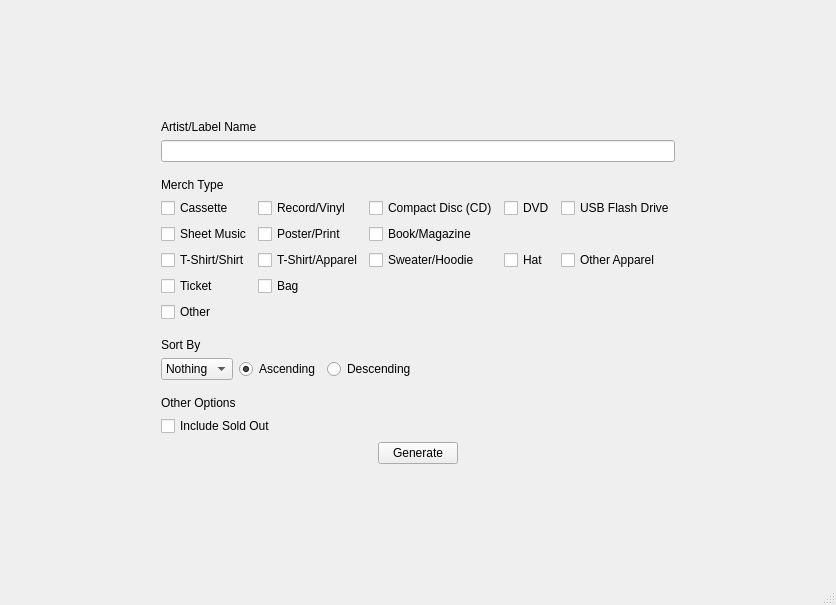
<?xml version="1.0" encoding="UTF-8"?>
<ui version="4.0">
 <class>MainWindow</class>
 <widget class="QMainWindow" name="MainWindow">
  <property name="geometry">
   <rect>
    <x>0</x>
    <y>0</y>
    <width>836</width>
    <height>605</height>
   </rect>
  </property>
  <property name="windowTitle">
   <string>MainWindow</string>
  </property>
  <widget class="QWidget" name="centralwidget">
   <layout class="QGridLayout" name="gridLayout_2">
    <item row="1" column="1">
     <layout class="QVBoxLayout" name="vlayout">
      <property name="sizeConstraint">
       <enum>QLayout::SetFixedSize</enum>
      </property>
      <item>
       <widget class="QLabel" name="label">
        <property name="sizePolicy">
         <sizepolicy hsizetype="Preferred" vsizetype="Fixed">
          <horstretch>0</horstretch>
          <verstretch>0</verstretch>
         </sizepolicy>
        </property>
        <property name="text">
         <string>Artist/Label Name </string>
        </property>
       </widget>
      </item>
      <item>
       <widget class="QLineEdit" name="label_edit"/>
      </item>
      <item>
       <spacer name="verticalSpacer_4">
        <property name="orientation">
         <enum>Qt::Vertical</enum>
        </property>
        <property name="sizeHint" stdset="0">
         <size>
          <width>20</width>
          <height>10</height>
         </size>
        </property>
       </spacer>
      </item>
      <item>
       <widget class="QLabel" name="label_3">
        <property name="text">
         <string>Merch Type</string>
        </property>
       </widget>
      </item>
      <item>
       <layout class="QGridLayout" name="gridLayout">
        <property name="topMargin">
         <number>0</number>
        </property>
        <item row="3" column="3">
         <widget class="QCheckBox" name="checkBox_5">
          <property name="text">
           <string>Hat</string>
          </property>
          <attribute name="buttonGroup">
           <string notr="true">type_btns</string>
          </attribute>
         </widget>
        </item>
        <item row="0" column="0">
         <widget class="QCheckBox" name="checkBox_15">
          <property name="text">
           <string>Cassette</string>
          </property>
          <attribute name="buttonGroup">
           <string notr="true">type_btns</string>
          </attribute>
         </widget>
        </item>
        <item row="5" column="1">
         <widget class="QCheckBox" name="checkBox_12">
          <property name="text">
           <string>Bag</string>
          </property>
          <attribute name="buttonGroup">
           <string notr="true">type_btns</string>
          </attribute>
         </widget>
        </item>
        <item row="3" column="4">
         <widget class="QCheckBox" name="checkBox_13">
          <property name="text">
           <string>Other Apparel</string>
          </property>
          <attribute name="buttonGroup">
           <string notr="true">type_btns</string>
          </attribute>
         </widget>
        </item>
        <item row="3" column="0">
         <widget class="QCheckBox" name="checkBox_2">
          <property name="text">
           <string>T-Shirt/Shirt</string>
          </property>
          <attribute name="buttonGroup">
           <string notr="true">type_btns</string>
          </attribute>
         </widget>
        </item>
        <item row="1" column="0">
         <widget class="QCheckBox" name="checkBox_8">
          <property name="text">
           <string>Sheet Music</string>
          </property>
          <attribute name="buttonGroup">
           <string notr="true">type_btns</string>
          </attribute>
         </widget>
        </item>
        <item row="0" column="2">
         <widget class="QCheckBox" name="checkBox_16">
          <property name="text">
           <string>Compact Disc (CD)</string>
          </property>
          <attribute name="buttonGroup">
           <string notr="true">type_btns</string>
          </attribute>
         </widget>
        </item>
        <item row="5" column="0">
         <widget class="QCheckBox" name="checkBox_11">
          <property name="text">
           <string>Ticket</string>
          </property>
          <attribute name="buttonGroup">
           <string notr="true">type_btns</string>
          </attribute>
         </widget>
        </item>
        <item row="3" column="2">
         <widget class="QCheckBox" name="checkBox_3">
          <property name="text">
           <string>Sweater/Hoodie</string>
          </property>
          <attribute name="buttonGroup">
           <string notr="true">type_btns</string>
          </attribute>
         </widget>
        </item>
        <item row="0" column="4">
         <widget class="QCheckBox" name="checkBox_7">
          <property name="text">
           <string>USB Flash Drive</string>
          </property>
          <attribute name="buttonGroup">
           <string notr="true">type_btns</string>
          </attribute>
         </widget>
        </item>
        <item row="1" column="2">
         <widget class="QCheckBox" name="checkBox_14">
          <property name="text">
           <string>Book/Magazine</string>
          </property>
          <attribute name="buttonGroup">
           <string notr="true">type_btns</string>
          </attribute>
         </widget>
        </item>
        <item row="0" column="1">
         <widget class="QCheckBox" name="checkBox_10">
          <property name="text">
           <string>Record/Vinyl</string>
          </property>
          <attribute name="buttonGroup">
           <string notr="true">type_btns</string>
          </attribute>
         </widget>
        </item>
        <item row="0" column="3">
         <widget class="QCheckBox" name="checkBox_6">
          <property name="text">
           <string>DVD</string>
          </property>
          <attribute name="buttonGroup">
           <string notr="true">type_btns</string>
          </attribute>
         </widget>
        </item>
        <item row="1" column="1">
         <widget class="QCheckBox" name="checkBox_9">
          <property name="text">
           <string>Poster/Print</string>
          </property>
          <attribute name="buttonGroup">
           <string notr="true">type_btns</string>
          </attribute>
         </widget>
        </item>
        <item row="3" column="1">
         <widget class="QCheckBox" name="checkBox">
          <property name="text">
           <string>T-Shirt/Apparel</string>
          </property>
          <attribute name="buttonGroup">
           <string notr="true">type_btns</string>
          </attribute>
         </widget>
        </item>
        <item row="6" column="0">
         <widget class="QCheckBox" name="checkBox_4">
          <property name="text">
           <string>Other</string>
          </property>
          <attribute name="buttonGroup">
           <string notr="true">type_btns</string>
          </attribute>
         </widget>
        </item>
       </layout>
      </item>
      <item>
       <spacer name="verticalSpacer_5">
        <property name="orientation">
         <enum>Qt::Vertical</enum>
        </property>
        <property name="sizeHint" stdset="0">
         <size>
          <width>20</width>
          <height>10</height>
         </size>
        </property>
       </spacer>
      </item>
      <item>
       <widget class="QLabel" name="label_2">
        <property name="sizePolicy">
         <sizepolicy hsizetype="Preferred" vsizetype="Fixed">
          <horstretch>0</horstretch>
          <verstretch>0</verstretch>
         </sizepolicy>
        </property>
        <property name="text">
         <string>Sort By</string>
        </property>
       </widget>
      </item>
      <item>
       <layout class="QHBoxLayout" name="horizontalLayout">
        <item>
         <layout class="QVBoxLayout" name="verticalLayout_2"/>
        </item>
        <item>
         <widget class="QComboBox" name="sort_combo">
          <property name="sizePolicy">
           <sizepolicy hsizetype="Fixed" vsizetype="Fixed">
            <horstretch>0</horstretch>
            <verstretch>0</verstretch>
           </sizepolicy>
          </property>
          <item>
           <property name="text">
            <string>Nothing</string>
           </property>
          </item>
          <item>
           <property name="text">
            <string>Artist</string>
           </property>
          </item>
          <item>
           <property name="text">
            <string>Price</string>
           </property>
          </item>
          <item>
           <property name="text">
            <string>Title</string>
           </property>
          </item>
          <item>
           <property name="text">
            <string>Type</string>
           </property>
          </item>
         </widget>
        </item>
        <item>
         <widget class="QRadioButton" name="radioButton">
          <property name="sizePolicy">
           <sizepolicy hsizetype="Fixed" vsizetype="Fixed">
            <horstretch>0</horstretch>
            <verstretch>0</verstretch>
           </sizepolicy>
          </property>
          <property name="text">
           <string>Ascending</string>
          </property>
          <property name="checked">
           <bool>true</bool>
          </property>
          <attribute name="buttonGroup">
           <string notr="true">sort_btns</string>
          </attribute>
         </widget>
        </item>
        <item>
         <widget class="QRadioButton" name="radioButton_2">
          <property name="sizePolicy">
           <sizepolicy hsizetype="Fixed" vsizetype="Fixed">
            <horstretch>0</horstretch>
            <verstretch>0</verstretch>
           </sizepolicy>
          </property>
          <property name="text">
           <string>Descending</string>
          </property>
          <attribute name="buttonGroup">
           <string notr="true">sort_btns</string>
          </attribute>
         </widget>
        </item>
        <item>
         <spacer name="horizontalSpacer_2">
          <property name="orientation">
           <enum>Qt::Horizontal</enum>
          </property>
          <property name="sizeHint" stdset="0">
           <size>
            <width>40</width>
            <height>20</height>
           </size>
          </property>
         </spacer>
        </item>
       </layout>
      </item>
      <item>
       <spacer name="verticalSpacer_6">
        <property name="orientation">
         <enum>Qt::Vertical</enum>
        </property>
        <property name="sizeHint" stdset="0">
         <size>
          <width>20</width>
          <height>10</height>
         </size>
        </property>
       </spacer>
      </item>
      <item>
       <widget class="QLabel" name="label_4">
        <property name="text">
         <string>Other Options</string>
        </property>
       </widget>
      </item>
      <item>
       <widget class="QCheckBox" name="include_sold_out_btn">
        <property name="sizePolicy">
         <sizepolicy hsizetype="Fixed" vsizetype="Fixed">
          <horstretch>0</horstretch>
          <verstretch>0</verstretch>
         </sizepolicy>
        </property>
        <property name="text">
         <string>Include Sold Out</string>
        </property>
       </widget>
      </item>
      <item>
       <layout class="QHBoxLayout" name="horizontalLayout_2">
        <item>
         <widget class="QPushButton" name="gen_btn">
          <property name="sizePolicy">
           <sizepolicy hsizetype="Fixed" vsizetype="Fixed">
            <horstretch>0</horstretch>
            <verstretch>0</verstretch>
           </sizepolicy>
          </property>
          <property name="text">
           <string>Generate</string>
          </property>
         </widget>
        </item>
       </layout>
      </item>
     </layout>
    </item>
    <item row="1" column="0">
     <spacer name="horizontalSpacer">
      <property name="orientation">
       <enum>Qt::Horizontal</enum>
      </property>
      <property name="sizeHint" stdset="0">
       <size>
        <width>40</width>
        <height>20</height>
       </size>
      </property>
     </spacer>
    </item>
    <item row="0" column="1">
     <spacer name="verticalSpacer_2">
      <property name="orientation">
       <enum>Qt::Vertical</enum>
      </property>
      <property name="sizeHint" stdset="0">
       <size>
        <width>20</width>
        <height>40</height>
       </size>
      </property>
     </spacer>
    </item>
    <item row="1" column="2">
     <spacer name="horizontalSpacer_3">
      <property name="orientation">
       <enum>Qt::Horizontal</enum>
      </property>
      <property name="sizeHint" stdset="0">
       <size>
        <width>40</width>
        <height>20</height>
       </size>
      </property>
     </spacer>
    </item>
    <item row="2" column="1">
     <spacer name="verticalSpacer_3">
      <property name="orientation">
       <enum>Qt::Vertical</enum>
      </property>
      <property name="sizeHint" stdset="0">
       <size>
        <width>20</width>
        <height>40</height>
       </size>
      </property>
     </spacer>
    </item>
   </layout>
  </widget>
  <widget class="QStatusBar" name="statusbar"/>
 </widget>
 <resources/>
 <connections/>
 <buttongroups>
  <buttongroup name="type_btns">
   <property name="exclusive">
    <bool>false</bool>
   </property>
  </buttongroup>
  <buttongroup name="sort_btns"/>
 </buttongroups>
</ui>
